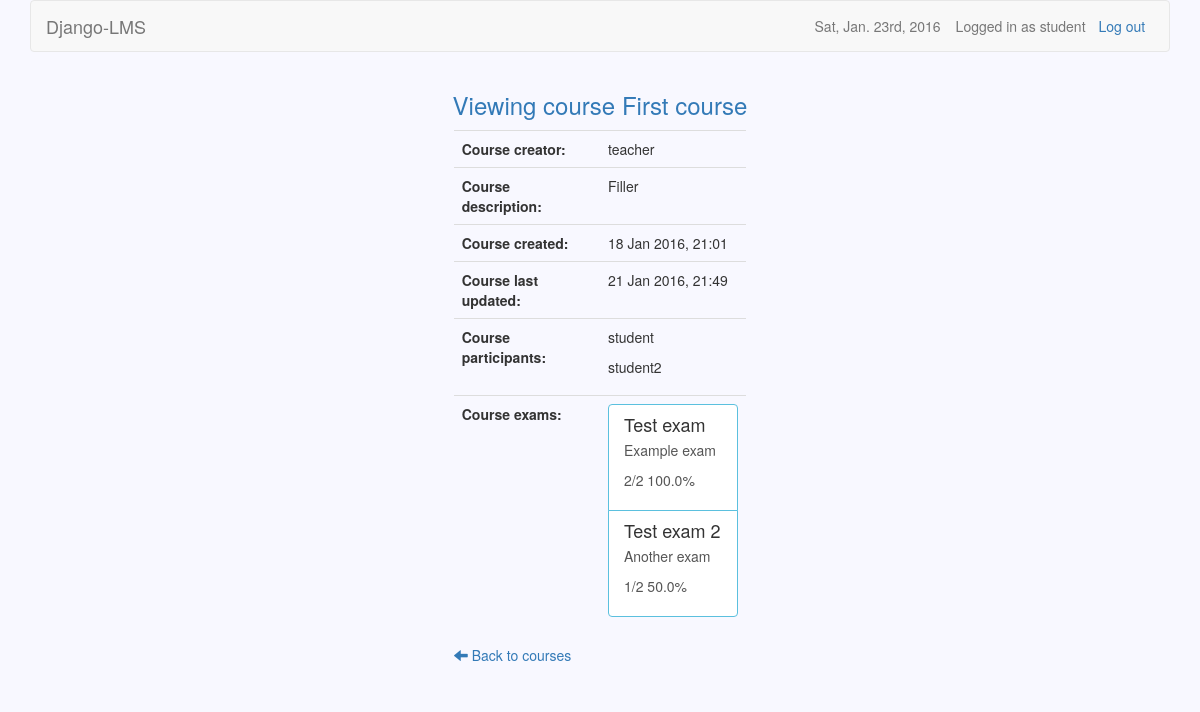
The page /courses/1/s (signed in) on the database as committed earlier.
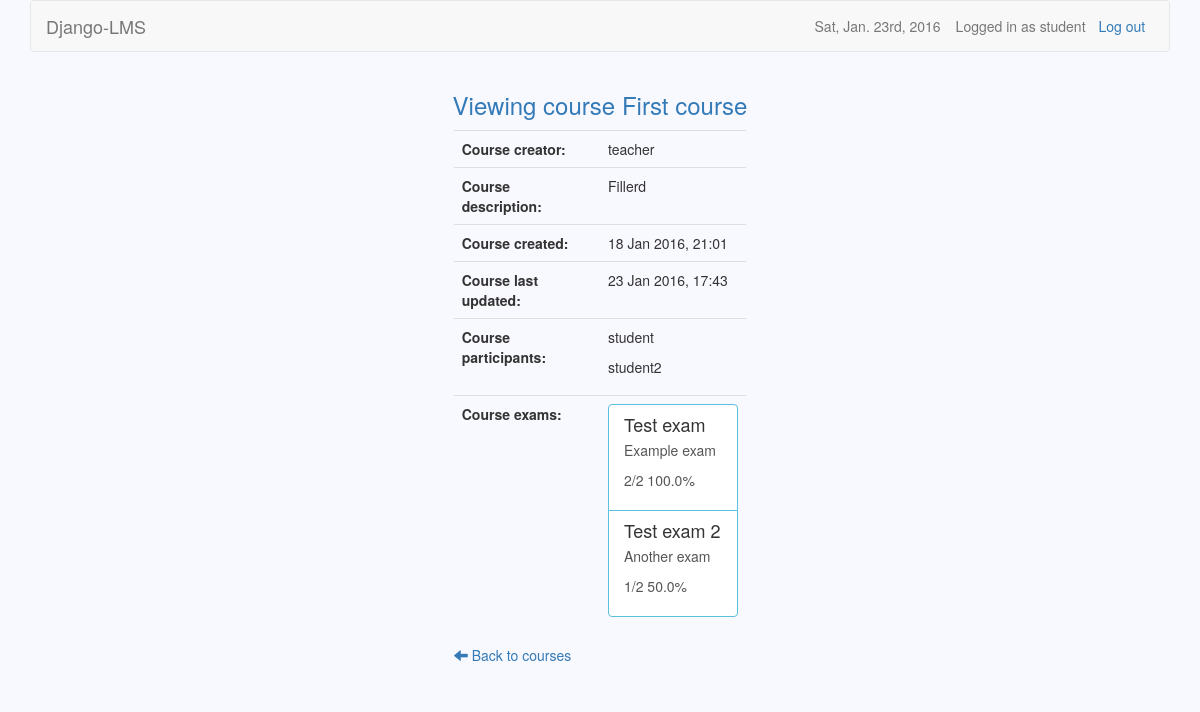
The same page on the database as committed later.
### users/models.py (models this page shows)
class User(AbstractUser):
    is_teacher = models.BooleanField(default=False)
    created = models.DateTimeField(auto_now_add=True)

### courses/models.py (models this page shows, shortened)
class Course(models.Model):
    owner = models.CharField(max_length=30)
    name = models.CharField(max_length=30)
    description = models.TextField(blank=True)
    created = models.DateTimeField(auto_now_add=True)
    updated = models.DateTimeField(auto_now=True)
    participants = models.ManyToManyField(settings.AUTH_USER_MODEL, blank=True,
        through='Participation')

class Participation(models.Model):
    user = models.ForeignKey(settings.AUTH_USER_MODEL)
    course = models.ForeignKey(Course)

### exams/models.py (models this page shows, shortened)
class Exam(models.Model):
    owner = models.CharField(max_length=30)
    name = models.CharField(max_length=30)
    description = models.TextField(blank=True)
    created = models.DateTimeField(auto_now_add=True)
    updated = models.DateTimeField(auto_now=True)
    password = models.CharField(max_length=10, blank=True)
    time_limit = models.TimeField()
    active_from = models.DateTimeField()
    active_to = models.DateTimeField()
    course = models.ForeignKey(Course)
    category = models.CharField(max_length=30)
    question_count = models.IntegerField()
    questions = models.ManyToManyField(Question, blank=True,
        through='ExamQuestion')

### courses/views.py (the view)
# urls.py: url(r'^(?P<course_id>\d+)/s$', views.view_course, name='view_course'),
@user_passes_test(student_check)
def view_course(request, course_id):
    if (Participation.objects.filter(user=request.user, course=course_id)
        .exists()):
        course = Course.objects.get(id=course_id)
        scores = {}
        exams = Exam.objects.filter(course=course_id).order_by('active_to')
        participants = Participation.objects.filter(course=course_id)
        for exam in exams:
                try:
                    count = ExamQuestion.objects.filter(exam=exam).count()
                    score = Score.objects.get(student=request.user,
                        exam=exam).score
                    scores[exam] = format_score(score, count)
                except ObjectDoesNotExist:
                    scores[exam] = "Not taken"
        return render(request, 'view_course.html', {'course': course,
            'participants': participants, 'exams': exams, 'scores': scores})
    else:
        return redirect('/courses/s')

### courses/templatetags/get_item.py (called while the page is built)
@register.filter
def get_item(dictionary, key):
    return dictionary.get(key)

### courses/views.py (called while the page is built)
def student_check(user):
    return not user.is_teacher

def format_score(score, count):
    percentage = str(float(score) / float(count) * 100) + '%'
    return str(score) + '/' + str(count) + ' ' + percentage

### courses/templates/view_course.html
{% extends 'base.html' %}
{% load get_item %}
{% block header %}Viewing course {{ course.name }}{% endblock %}
{% block dashboard %}
	<table class="table table-hover">
		<tr>
			<th>Course creator:</th>
			<td>{{ course.owner }}</td>
		</tr>
		<tr>
			<th>Course description:</th>
			<td>{{ course.description }}</td>
		</tr>
		<tr>
			<th>Course created:</th>
			<td>{{ course.created|date }}</td>
		</tr>
		<tr>
			<th>Course last updated:</th>
			<td>{{ course.updated|date }}</td>
		</tr>
		<tr>
			<th>Course participants:</th>
			<td>
				{% for participant in participants %}
					<p>{{ participant.user }}</p>
				{% endfor %}
			</td>
		</tr>
		<tr>
			<th>Course exams:</th>
			<td>
				{% for exam in exams %}
					<a class="list-group-item" href="{% url 'view_exam' course.id exam.id %}">
						<h4 class="list-group-item-heading">{{ exam.name }}</h4>
						<p class="list-group-item-description">{{ exam.description }}</p>
						<p class="list-group-item-description"> {{ scores|get_item:exam }}</p>
					</a>
				{% endfor %}
			</td>
		</tr>
	</table>
	<a href="{% url 'student_page' %}">
		<span class="glyphicon glyphicon-arrow-left"></span>
		Back to courses
	</a>
{% endblock %}

### django-lms/templates/base.html (shortened to what this page needs)
{% load staticfiles %}
<!DOCTYPE html>
<html>
    <head>
        <link href="/static/bootstrap/css/bootstrap.min.css" rel="stylesheet">
        <link href="/static/datetimepicker/jquery.datetimepicker.css" rel="stylesheet">
        <link href="/static/base.css" rel="stylesheet">
	</head>
    <body>
        <div class="container">
            <nav class="navbar navbar-default" role="navigation">
                {% if user.is_active %}
                    {% if user.is_teacher %}
                        <a class="navbar-brand" href="{% url 'teacher_page' %}">Django-LMS</a>
                    {% else %}
                        <a class="navbar-brand" href="{% url 'student_page' %}">Django-LMS</a>
                    {% endif %}
                    <a class="btn navbar-btn navbar-right" id="logout" href="{% url 'logout' %}">Log out</a>
                    <span class="navbar-text navbar-right">Logged in as {{ user.username }}</span>
                {% else %}
                    <a class="navbar-brand" href="/">Django-LMS</a>
                    <a class="btn navbar-btn navbar-right" id="login" href="{% url 'login' %}">Log in</a>
                    <a class="btn navbar-btn navbar-right" id="signup" href="{% url 'signup' %}">Sign up</a>
                {% endif %}
                <span class="navbar-text navbar-right">{% now "D, M. jS, Y" %}</span>
            </nav>
            <div class="row">
                <h3 class="text-primary text-center">{% block header %}{% endblock %}</h3>
                <div class="list-group center">
                    {% block dashboard %}{% endblock %}
                </div>
            </div>
        </div>
    </body>
</html>

### django-lms/static/base.css (style rules this page uses)
body { background-color: #F8F8FF; }
#login, #logout { margin-right: 1%; padding-right: 1%; }
table { table-layout:fixed; width: 70%; }
td { word-wrap:break-word; }
.list-group-item-description { overflow: hidden; text-overflow: ellipsis; }
.center { width: 25%; margin-top: 1%; margin-left: auto; margin-right: auto; }
.list-group-item { border-width: 1px; border-color: #5bc0de; }

Rows that differ between the two databases and show on the page:
changed Course "First course": description "Filler" → "Fillerd"; updated "21 Jan 2016, 21:49" → "23 Jan 2016, 17:43"
